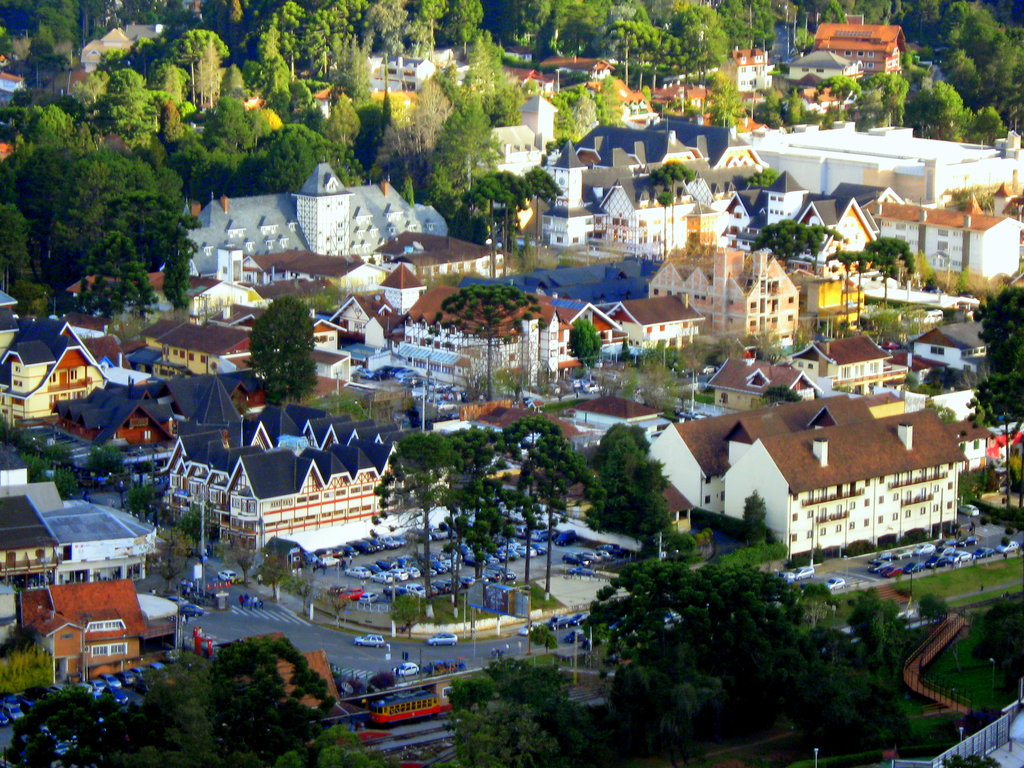
#> input picture images/town.jpg, 1024 x 768 px
$ jupyter execute 'Tilt Shift.ipynb'   (shell and % lines are left out)
#> lines starting #> are read from the running program, lines starting #| are printed output that depends on the picture
# Tilt shift effect

I've challenged myself to create the tilt shift effect in python using nothing but morphological operations without searching up how to do it, and this notebook shows the the outcome of this.

My approach was blurring the provided image in three different intencities, and then getting horizontal sections of each one and adding them over the original image.

I'm aware this might not be the best - or correct - approach (as the blurring does not 'fade in', but rather 'steps in'). This is what I could come up by myself, since the Gaussian Filter method of scipy.ndImage does not provide a masking option.

[cell 1]
import scipy.ndimage
import matplotlib.pyplot as plt
import numpy

def plotImage(image):
    plt.figure(figsize=(20,10))
    imagePlotting = plt.imshow(image)
    imagePlotting.axes.get_xaxis().set_visible(False)
    imagePlotting.axes.get_yaxis().set_visible(False)
    plt.show()


cityOriginal = scipy.ndimage.imread("images/town.jpg")
#> cityOriginal is the input picture: shape (768, 1024, 3); mean R, G, B 89.7, 95.3, 84.1

print("Original image:")
plotImage(cityOriginal)

**Gaussian Filter**

Since Gaussian Filters (blurring) can only be applied to one channel at a time, I apply it to Red, Green and Blue separately, then put them back together in a pixel array (ndImage) and plot it.

[cell 2]
def getBlurredImage(image, strength):

#> called with strength = 1
    image_R = scipy.ndimage.gaussian_filter(image.T[0], sigma=strength)
    image_G = scipy.ndimage.gaussian_filter(image.T[1], sigma=strength)
    image_B = scipy.ndimage.gaussian_filter(image.T[2], sigma=strength)

    mergedCity = [255-image_R, 255-image_G, 255-image_B]

    return numpy.asarray(mergedCity).T.tolist()

#Create the three degrees of blurring
cityBlurredWeak = numpy.array(getBlurredImage(cityOriginal, strength=1))
cityBlurredMedium = numpy.array(getBlurredImage(cityOriginal, strength=2))
cityBlurredStrong = numpy.array(getBlurredImage(cityOriginal, strength=3))
#> call 3 of getBlurredImage, with strength = 3
#> in getBlurredImage (call 3), `image_B = scipy.ndimage.gaussian_filter(image.T[2], sigma=strength)`:
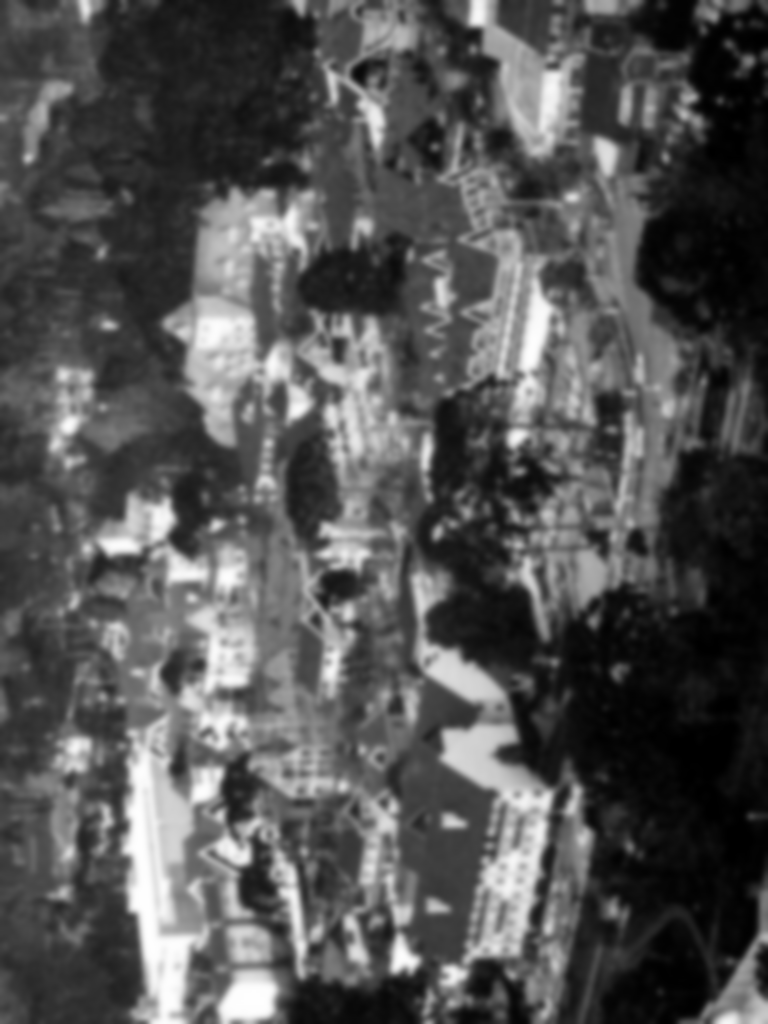
#> image_B: shape (1024, 768); min 0, max 254, mean 83.1
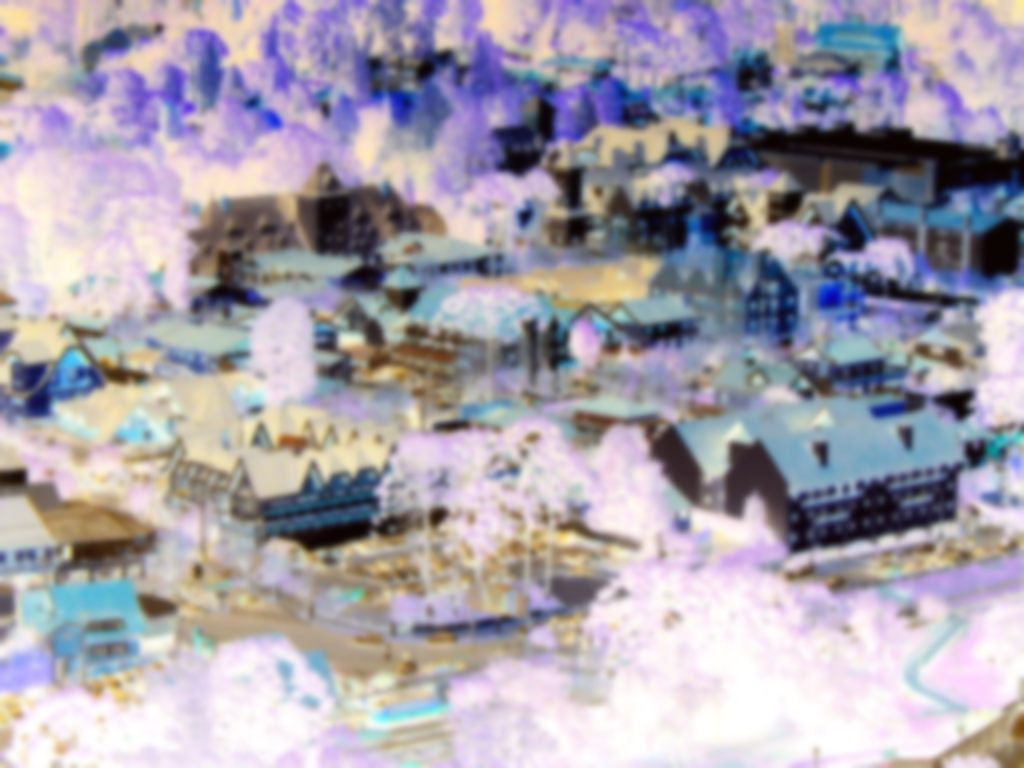
#> cityBlurredStrong: shape (768, 1024, 3) int64; mean R, G, B 166.3, 160.7, 171.9

#Show the three blurring degrees
images = numpy.zeros([len(cityOriginal[0])*3, len(cityOriginal),3]);
#> images: shape (3072, 768, 3) float64; every value is 0

def copyIntoArray(origin, target, fromX, toX):
#> called with fromX = 0, toX = 1024
    target[...,0][fromX:toX] = origin.T[0,...]
    target[...,1][fromX:toX] = origin.T[1,...]
    target[...,2][fromX:toX] = origin.T[2,...]

copyIntoArray(cityBlurredWeak, images, 0, len(cityOriginal[0]))
copyIntoArray(cityBlurredMedium, images, len(cityOriginal[0]), len(cityOriginal[0])*2)
copyIntoArray(cityBlurredStrong, images, len(cityOriginal[0])*2, len(cityOriginal[0])*3)
#> call 3 of copyIntoArray, with fromX = 2048, toX = 3072
#> in copyIntoArray (call 3), `target[...,2][fromX:toX] = origin.T[2,...]`:
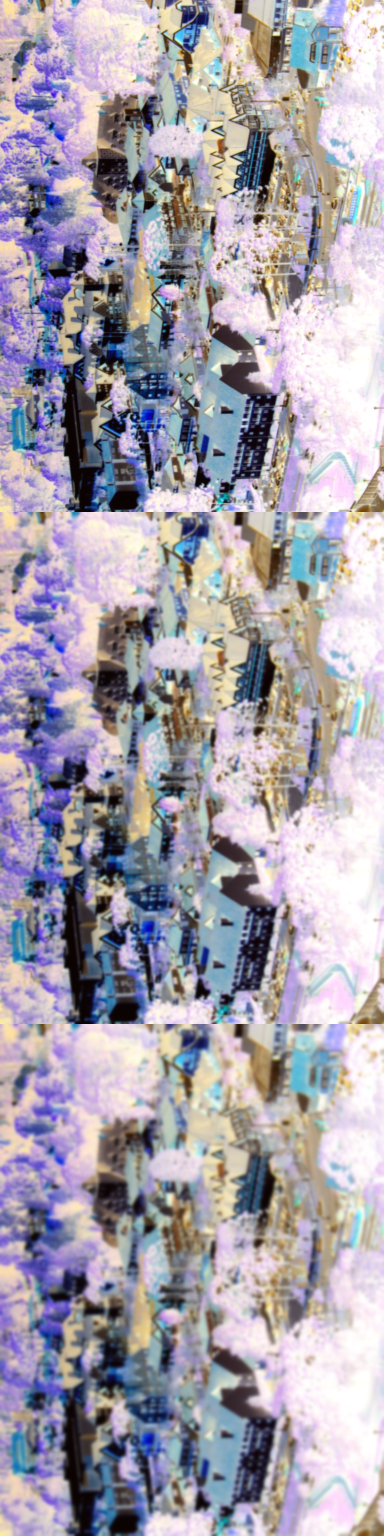
#> target: shape (3072, 768, 3) float64 (shown at 1/2 size); mean R, G, B 166.3, 160.7, 171.9

images = images.transpose(1,0,2)
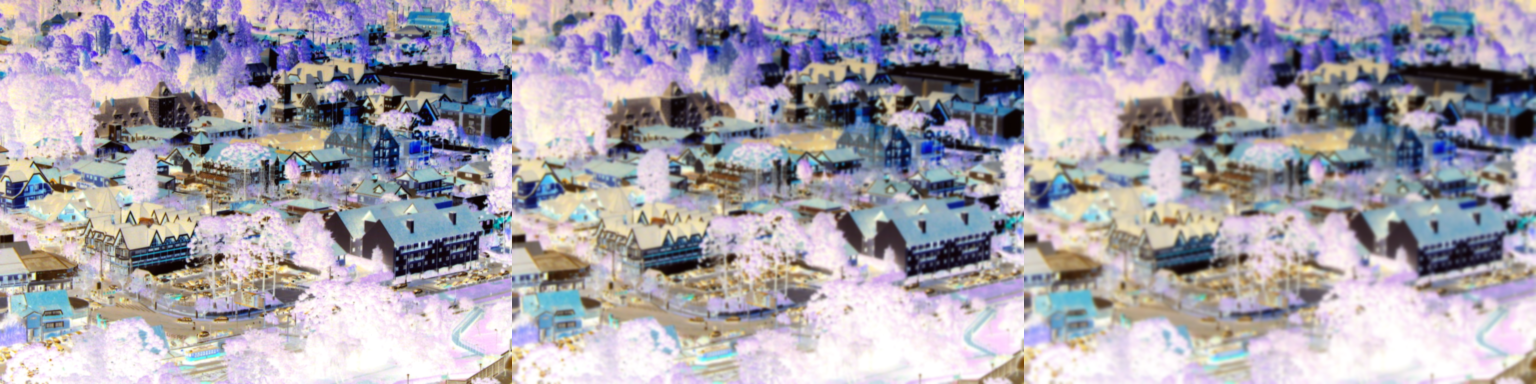
#> images: shape (768, 3072, 3) float64 (shown at 1/2 size); mean R, G, B 166.3, 160.7, 171.9

print('Blurs\n')
print('\t\t  WEAK  \t\t\t\t   MEDIUM  \t\t\t\t      STRONG')
plotImage(images)
#> in plotImage (call 2), `plt.show()`:
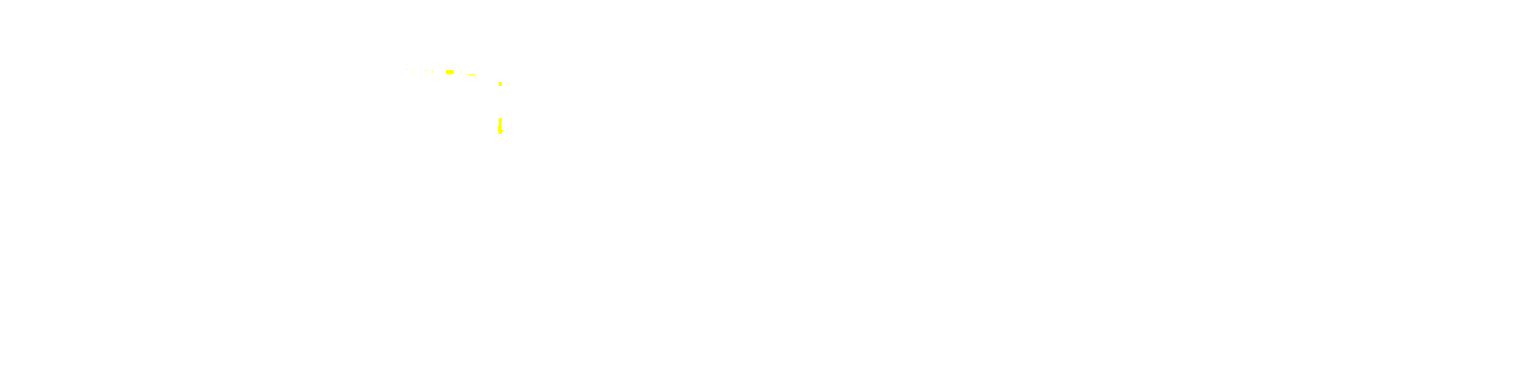
#> shown: shape (768, 3072, 3) float64 (shown at 1/2 size); mean R, G, B 1, 1, 1

[cell 3]
cityTiltshift = cityOriginal.copy()

def copySection(fromImage, toImage, begin, end):
    beginPixel = 0 if begin == 0 else int(len(toImage) * (begin/100))
    endPixel = int(len(toImage) * (end/100))
    toImage[beginPixel:endPixel] = 255-fromImage[beginPixel:endPixel]

dummeh = numpy.zeros([len(cityOriginal), len(cityOriginal[0]),3]);
#> dummeh: shape (768, 1024, 3) float64; every value is 0

#[from-to] Vertical percentages at which the blurred image sections will be inserted
copySection(cityBlurredStrong, cityTiltshift, 0,  42)
#> in copySection, `beginPixel = 0 if begin == 0 else int(len(toImage) * (begin/100))`: beginPixel = 0
#> in copySection, `endPixel = int(len(toImage) * (end/100))`: endPixel = 322
copySection(cityBlurredMedium, cityTiltshift, 42, 50)
copySection(cityBlurredWeak,   cityTiltshift, 50, 56)
copySection(cityBlurredWeak,   cityTiltshift, 70, 76)
copySection(cityBlurredMedium, cityTiltshift, 73, 81)
copySection(cityBlurredStrong, cityTiltshift, 81, 100)
#> in copySection (call 6), `beginPixel = 0 if begin == 0 else int(len(toImage) * (begin/100))`: beginPixel = 622
#> in copySection (call 6), `endPixel = int(len(toImage) * (end/100))`: endPixel = 768
#> in copySection (call 6), `toImage[beginPixel:endPixel] = 255-fromImage[beginPixel:endPixel]`:
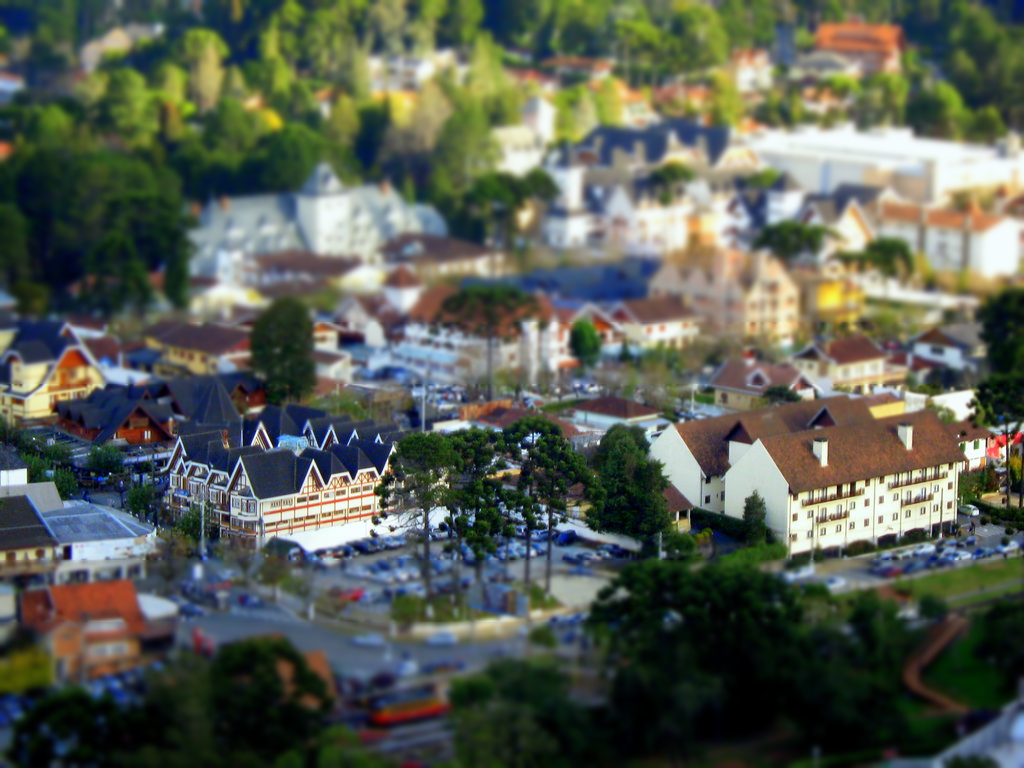
#> toImage: shape (768, 1024, 3); mean R, G, B 88.9, 94.4, 83.2

print("Final result:")
plotImage(cityTiltshift)

$ run again, with images/dive2.JPG copied over images/town.jpg
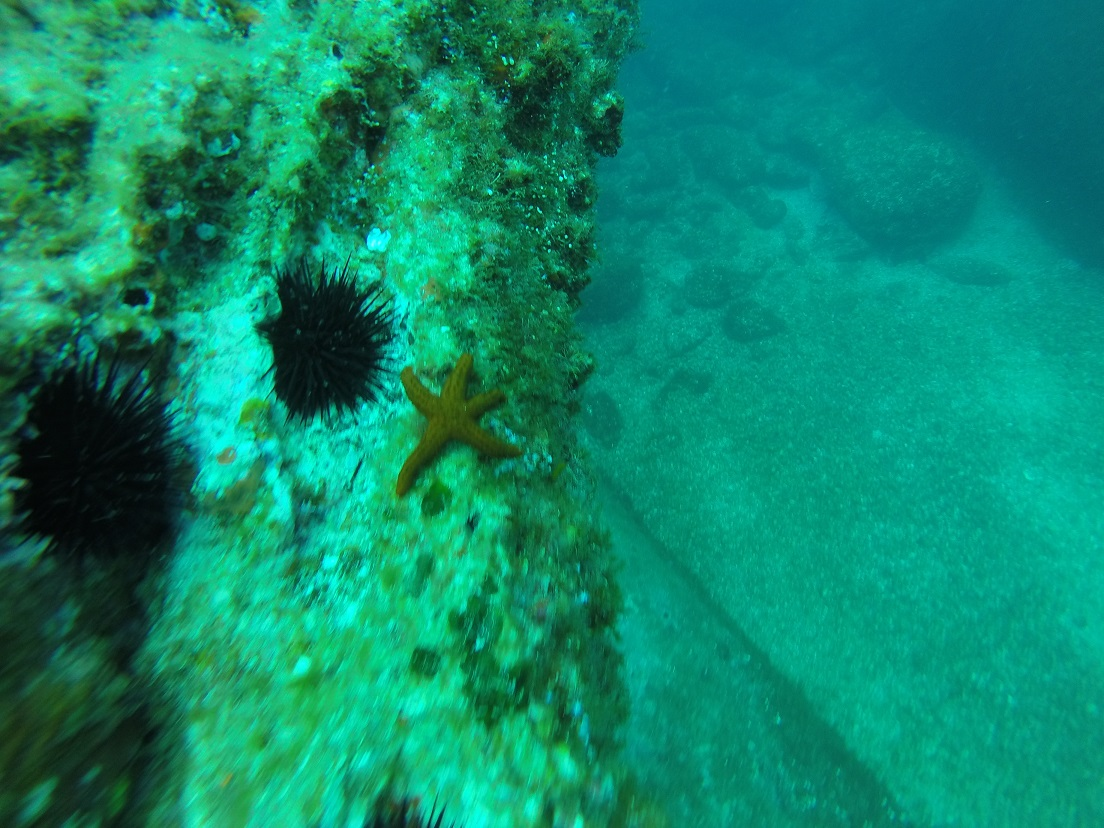
#> input picture images/dive2.JPG, 1104 x 828 px
#> cityOriginal is the input picture: shape (828, 1104, 3); mean R, G, B 12.1, 136.9, 107.1
#> in copyIntoArray (call 3), `target[...,2][fromX:toX] = origin.T[2,...]`:
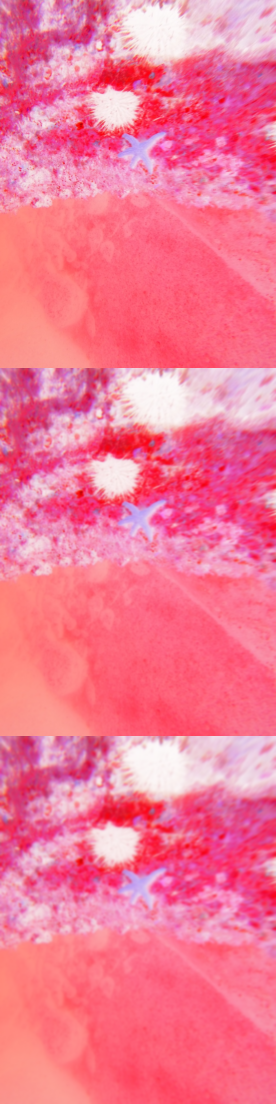
#> target: shape (3312, 828, 3) float64 (shown at 1/3 size); mean R, G, B 243.9, 119.1, 148.9
#> `images = images.transpose(1,0,2)`:
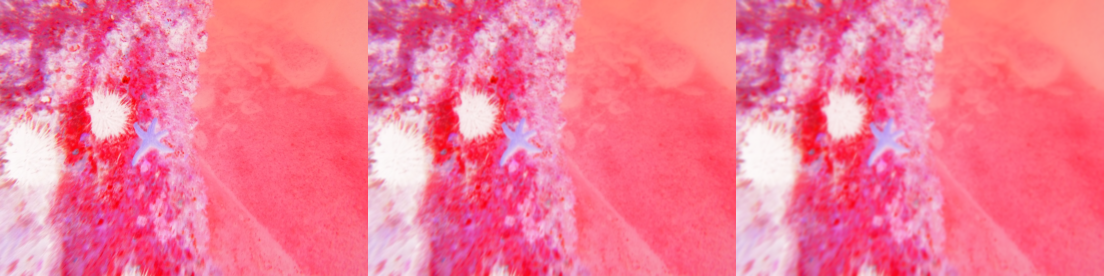
#> images: shape (828, 3312, 3) float64 (shown at 1/3 size); mean R, G, B 243.9, 119.1, 148.9
#> dummeh: shape (828, 1104, 3) float64; every value is 0
#> beginPixel = 0
#> endPixel = 347
#> toImage: shape (828, 1104, 3); mean R, G, B 11.6, 136.4, 106.6
#> toImage: shape (828, 1104, 3); mean R, G, B 11.5, 136.4, 106.5
